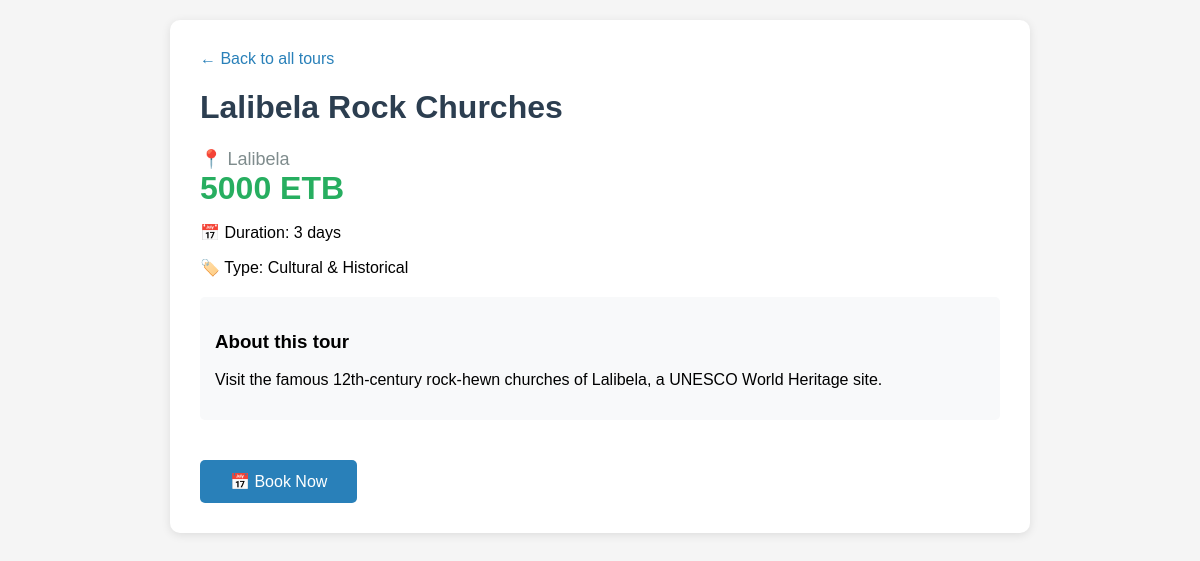
Page /package/1/ on the committed database.
### tours/models.py (models this page shows, shortened)
class TourPackage(models.Model):
    PACKAGE_TYPES = [
        ('cultural', 'Cultural & Historical'),
        ('adventure', 'Adventure & Nature'),
        ('extreme', 'Extreme Adventure'),
    ]
    name = models.CharField(max_length=200)
    package_type = models.CharField(max_length=50, choices=PACKAGE_TYPES)
    location = models.CharField(max_length=200)
    price = models.IntegerField(help_text="Price in ETB")
    duration_days = models.IntegerField()
    description = models.TextField()
    image = models.ImageField(upload_to='tours/', blank=True, null=True)
    created_at = models.DateTimeField(auto_now_add=True)

### tours/views.py (the view)
# urls.py: path('package/<int:package_id>/', views.package_detail, name='package_detail'),
def package_detail(request, package_id):
    package = get_object_or_404(TourPackage, id=package_id)
    return render(request, 'tours/package_detail.html', {'package': package})

### tours/templates/tours/package_detail.html (shortened to what this page needs)
<!DOCTYPE html>
<html>
<head>
</head>
<body>
    <div class="container">
        <a href="/" class="back">← Back to all tours</a>
        <h1>{{ package.name }}</h1>
        <div class="location">📍 {{ package.location }}</div>
        <div class="price">{{ package.price }} ETB</div>
        <p>📅 Duration: {{ package.duration_days }} days</p>
        <p>🏷️ Type: {{ package.get_package_type_display }}</p>
        <div class="info">
            <h3>About this tour</h3>
            <p>{{ package.description }}</p>
        </div>
        <a href="{% url 'book_package' package.id %}" class="btn">📅 Book Now</a>
    </div>
</body>
</html>

### tours/templates/tours/package_detail.html (style rules this page uses)
body { font-family: Arial, sans-serif; margin: 0; padding: 20px; background-color: #f5f5f5; }
.container { max-width: 800px; margin: 0 auto; background: white; padding: 30px; border-radius: 10px; box-shadow: 0 2px 10px rgba(0,0,0,0.1); }
h1 { color: #2c3e50; }
.price { font-size: 32px; color: #27ae60; font-weight: bold; }
.location { color: #7f8c8d; font-size: 18px; }
.info { margin: 20px 0; padding: 15px; background: #f8f9fa; border-radius: 5px; }
.btn { display: inline-block; background: #2980b9; color: white; padding: 12px 30px; text-decoration: none; border-radius: 5px; margin-top: 20px; }
.back { color: #2980b9; text-decoration: none; }

### rows in the picture
TourPackage: name "Lalibela Rock Churches", location "Lalibela", price "5000", duration_days "3", package_type "Cultural & Historical", description "Visit the famous 12th-century rock-hewn churches of Lalibela, a UNESCO World Heritage site."
